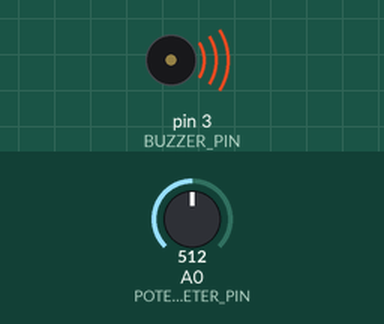
The sketch below on a simulated Arduino Uno, built with avr-gcc and run on an emulated ATmega328P. On the bench: buzzer (waves = sounding, pin HIGH). Inputs (shaded band) come from the test bench; at power-on: A0 (POTENTIOMETER_PIN) = 512.

Above: at 1.2 s.
1.3 s: A0 (POTENTIOMETER_PIN) set to 486
At 1.7 s:
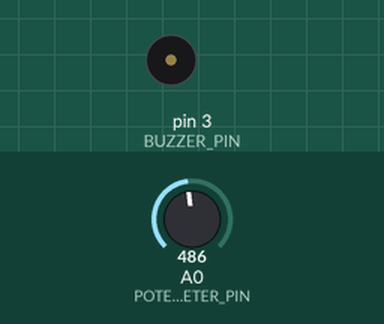
2.8 s: A0 (POTENTIOMETER_PIN) set to 510
At 4.0 s:
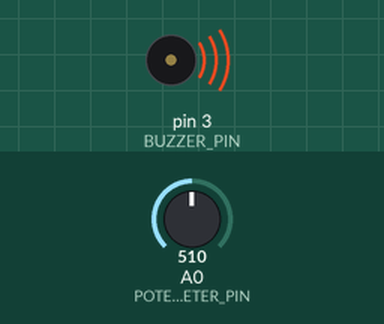
4.3 s: A0 (POTENTIOMETER_PIN) set to 490
At 5.2 s:
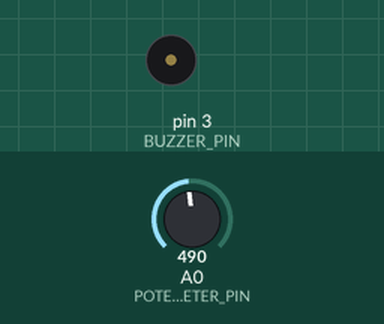
Timing chart, 0 to 7.3 s (numbered marks = the images above; inputs shaded):
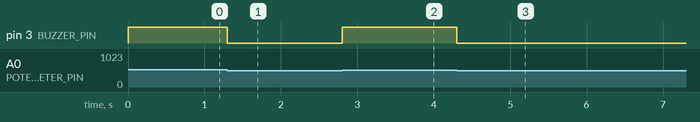

Measured:
- the behaviour switches between 501 and 500 on A0 (POTENTIOMETER_PIN) (found by bisection; images 0 and 1)
- after the input at 1.3 s, pin 3 (BUZZER_PIN): HIGH → LOW at once
- after the input at 2.8 s, pin 3 (BUZZER_PIN): LOW → HIGH at once
- after the input at 4.3 s, pin 3 (BUZZER_PIN): HIGH → LOW at once

The sketch:

potentiometer_triggers_piezo_buzzer1.ino
```cpp
const int POTENTIOMETER_PIN = A0; // Arduino pin connected to Potentiometer pin
const int BUZZER_PIN        = 3; // Arduino pin connected to Buzzer's pin
const int ANALOG_THRESHOLD  = 500;

void setup() {
  pinMode(BUZZER_PIN, OUTPUT); // set arduino pin to output mode
}

void loop() {
  int analogValue = analogRead(POTENTIOMETER_PIN); // read the input on analog pin

  if(analogValue > ANALOG_THRESHOLD)
    digitalWrite(BUZZER_PIN, HIGH); // turn on Piezo Buzzer
  else
    digitalWrite(BUZZER_PIN, LOW);  // turn off Piezo Buzzer
}
```
